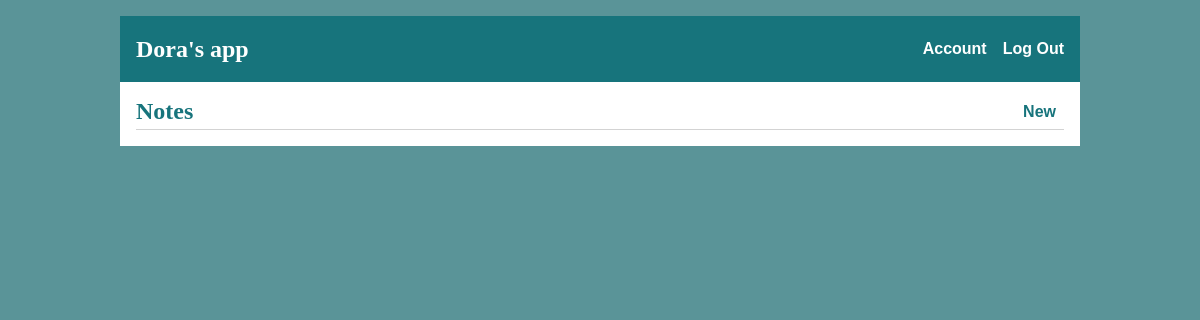
The page / (signed in) on the database as committed earlier.
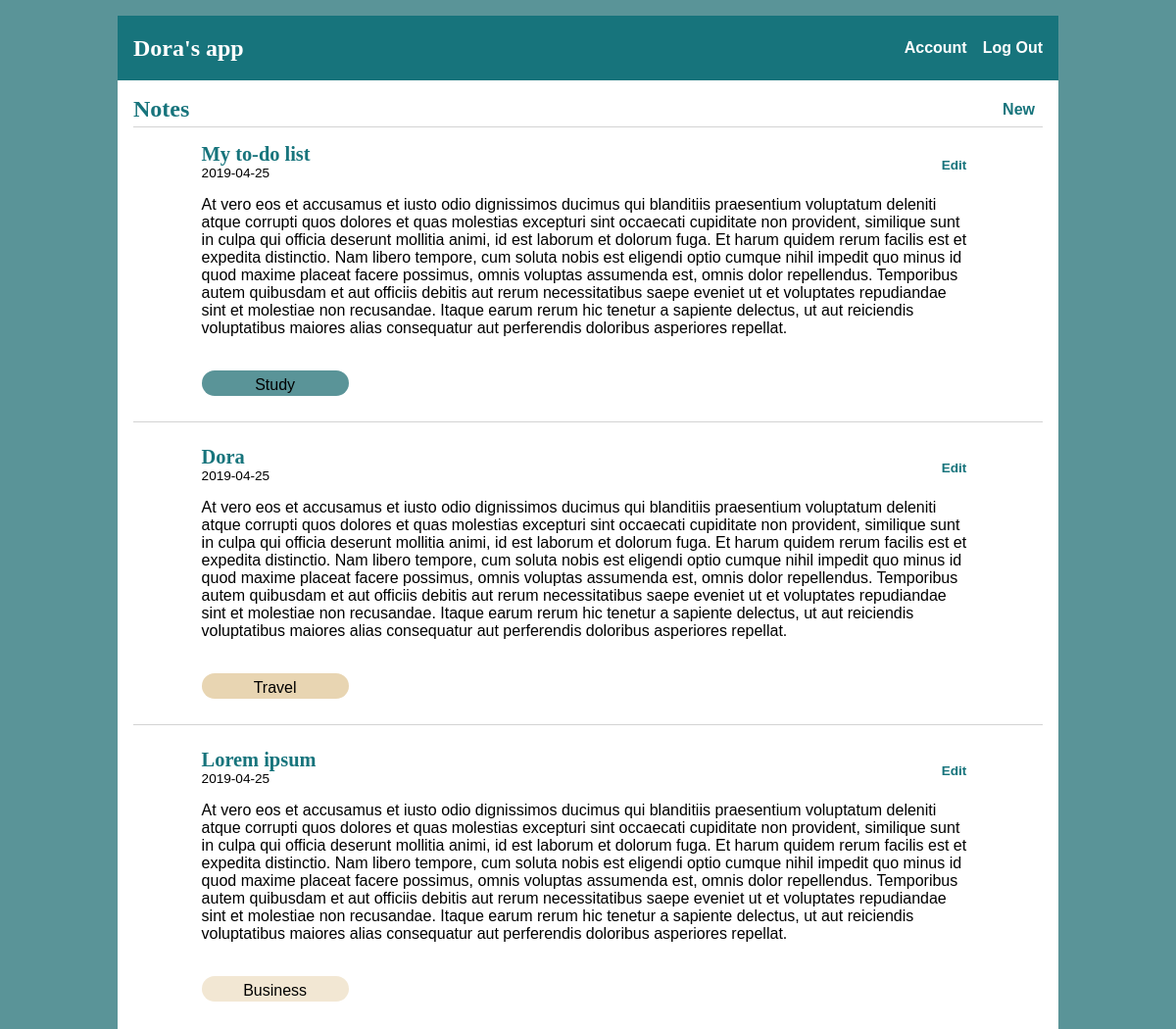
The same page on the database as committed later.
### tables this page shows
CREATE TABLE "post" (
	"id"	INTEGER PRIMARY KEY AUTOINCREMENT,
	"author_id"	INTEGER NOT NULL,
	"created"	TIMESTAMP NOT NULL DEFAULT CURRENT_TIMESTAMP,
	"title"	TEXT NOT NULL,
	"body"	TEXT NOT NULL,
	"category_id"	INTEGER,
	FOREIGN KEY("author_id") REFERENCES "user"("id") ON DELETE CASCADE,
	FOREIGN KEY("category_id") REFERENCES "category"("id") ON DELETE RESTRICT
);

CREATE TABLE category (
  id INTEGER PRIMARY KEY AUTOINCREMENT,
  title TEXT NOT NULL,
  color TEXT NOT NULL
);

### flaskr/blog.py (the view)
@bp.route('/')
@login_required
def index():
    db = get_db()
    posts = db.execute(
        'SELECT p.id, p.title AS p_title, p.body, p.created, p.author_id, u.username, p.category_id, c.title AS c_title, c.color '
        ' FROM post p '
        ' JOIN user u ON p.author_id = u.id'
        ' JOIN category c ON p.category_id = c.id'
        ' WHERE username="{}"'
        ' ORDER BY p.created DESC'.format(session['username'])
    ).fetchall()
    return render_template('blog/index.html', posts=posts)

### flaskr/auth.py (called while the page is built)
@bp.before_app_request
def load_logged_in_user():
    user_id = session.get('user_id')
    if user_id is None:
        g.user = None
    else:
        g.user = get_db().execute(
            'SELECT * FROM user WHERE id = ?', (user_id,)
        ).fetchone()

def login_required(view):
    @functools.wraps(view)
    def wrapped_view(**kwargs):
        if g.user is None:
            return redirect(url_for('auth.login'))
        return view(**kwargs)
    return wrapped_view

### flaskr/db.py (called while the page is built)
def get_db():
    if 'db' not in g:
        g.db = sqlite3.connect(
            current_app.config['DATABASE'],
            detect_types=sqlite3.PARSE_DECLTYPES
        )
        g.db.row_factory = sqlite3.Row
        g.db.execute('PRAGMA foreign_keys=on')
    return g.db

### flaskr/templates/blog/index.html
{% extends 'base.html' %}
{% block header %}
  <h1>{% block title %}Notes{% endblock %}</h1>
  {% if g.user %}
    <a class="action" href="{{ url_for('blog.create') }}">New</a>
  {% endif %}
{% endblock %}
{% block content %}
  {% for post in posts %}
    <article class="post">
      <header>
        <div>
          <h1>{{ post['p_title'] }}</h1>
          <div class="about">{{ post['created'].strftime('%Y-%m-%d') }}</div>
        </div>
        {% if g.user['id'] == post['author_id'] %}
          <a class="action" href="{{ url_for('blog.update', id=post['id']) }}">Edit</a>
        {% endif %}
      </header>
      <p class="body">{{ post['body'] }}</p>
      <br>
     <div class="category" style="background-color:{{post['color']}}"> {{ post['c_title'] }}</div>
     <br>
    </article>
    {% if not loop.last %}
      <hr>
    {% endif %}
  {% endfor %}
{% endblock %}

### flaskr/templates/base.html (shortened to what this page needs)
<!doctype html>
<link rel="stylesheet" href="{{ url_for('static', filename='style.css') }}">
<nav>
  <h1><a href="{{ url_for('index') }}">Dora's app</a></h1>
  <ul>
    {% if g.user %}
      <li><a href="{{ url_for('account.account_overview') }}">Account</a>
      <li><a href="{{ url_for('auth.logout') }}">Log Out</a>
    {% else %}
      <li><a href="{{ url_for('auth.register') }}">Register</a>
      <li><a href="{{ url_for('auth.login') }}">Log In</a>
    {% endif %}
  </ul>
</nav>
<section class="content">
  <header>
    {% block header %}{% endblock %}
  </header>
  {% block content %}{% endblock %}
</section>

### flaskr/static/style.css (style rules this page uses)
h1 { font-family: serif; color: #17747C; margin: 1rem 0; }
a { color: #FFF; font-weight:bold; text-decoration:none; }
hr { border: none; border-top: 1px solid lightgray; }
nav { background: #17747C; display: flex; align-items: center; padding: 0 0.5rem; }
nav h1 { flex: auto; margin: 0; }
nav h1 a { text-decoration: none; padding: 0.25rem 0.5rem; }
nav ul { display: flex; list-style: none; padding: 0; }
nav ul li a, nav ul li span, header .action { display: block; padding: 0.5rem; }
.category { width: 150px; height: 20px; text-align: center; vertical-align: middle; padding-top:6px; border-radius: 15px; color:black; }
.content { padding: 0 1rem 1rem; }
.content > header { border-bottom: 1px solid lightgray; display: flex; align-items: flex-end; }
.content > header h1 { flex: auto; margin: 1rem 0 0.25rem 0; }
.post { width: 85%; margin:0 auto; }
.post > header { display: flex; align-items: flex-end; font-size: 0.85em; }
.post > header > div:first-of-type { flex: auto; }
.post > header h1 { font-size: 1.5em; margin-bottom: 0; }
.post .body { white-space: pre-line; }
.content:last-child { margin-bottom: 0; }
.action { color:#17747C;; }

Rows that differ between the two databases and show on the page:
added post: p_title "My to-do list", created "2019-04-25", body "At vero eos et accusamus et iusto odio dignissimos ducimus qui blanditiis praesentium voluptatum deleniti atque corrupti quos dolores et quas molestias excepturi sint occaecati cupiditate non provident, similique sunt in culpa qui officia deserunt mollitia animi, id est laborum et dolorum fuga. Et harum quidem rerum facilis est et expedita distinctio. Nam libero tempore, cum soluta nobis est eligendi optio cumque nihil impedit quo minus id quod maxime placeat facere possimus, omnis voluptas assumenda est, omnis dolor repellendus. Temporibus autem quibusdam et aut officiis debitis aut rerum necessitatibus saepe eveniet ut et voluptates repudiandae sint et molestiae non recusandae. Itaque…", c_title "Study"
added post: p_title "Dora", created "2019-04-25", body "At vero eos et accusamus et iusto odio dignissimos ducimus qui blanditiis praesentium voluptatum deleniti atque corrupti quos dolores et quas molestias excepturi sint occaecati cupiditate non provident, similique sunt in culpa qui officia deserunt mollitia animi, id est laborum et dolorum fuga. Et harum quidem rerum facilis est et expedita distinctio. Nam libero tempore, cum soluta nobis est eligendi optio cumque nihil impedit quo minus id quod maxime placeat facere possimus, omnis voluptas assumenda est, omnis dolor repellendus. Temporibus autem quibusdam et aut officiis debitis aut rerum necessitatibus saepe eveniet ut et voluptates repudiandae sint et molestiae non recusandae. Itaque…", c_title "Travel"
added post: p_title "Lorem ipsum", created "2019-04-25", body "At vero eos et accusamus et iusto odio dignissimos ducimus qui blanditiis praesentium voluptatum deleniti atque corrupti quos dolores et quas molestias excepturi sint occaecati cupiditate non provident, similique sunt in culpa qui officia deserunt mollitia animi, id est laborum et dolorum fuga. Et harum quidem rerum facilis est et expedita distinctio. Nam libero tempore, cum soluta nobis est eligendi optio cumque nihil impedit quo minus id quod maxime placeat facere possimus, omnis voluptas assumenda est, omnis dolor repellendus. Temporibus autem quibusdam et aut officiis debitis aut rerum necessitatibus saepe eveniet ut et voluptates repudiandae sint et molestiae non recusandae. Itaque…", c_title "Business"
